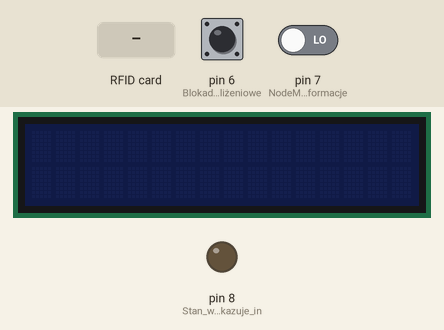
Bench run of a sketch on a simulated Arduino Uno, built with avr-gcc and run on an emulated ATmega328P. On the bench: 16×2 character LCD, output pins drawn as LEDs (lit = HIGH). The inputs (shaded band) are chosen by the test bench; at power-on: pin 7 (NodeMCU_wysyła_informacje) LOW, pin 6 (Blokada_karty_zbliżeniowe) LOW. Pins used as bus, display or sensor lines are not drawn.

Above: at 1.2 s.
1.3 s: RFID card 69 2A D6 73 held to the reader
At 2.1 s:
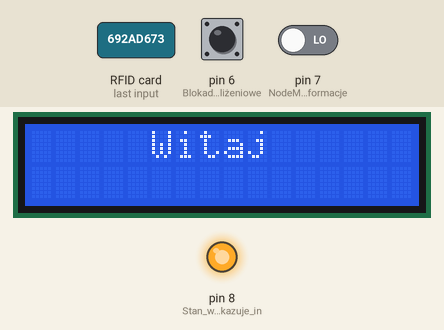
At 3.1 s:
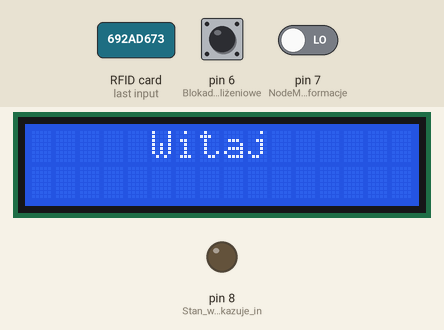
3.8 s: pin 7 (NodeMCU_wysyła_informacje) driven HIGH
8.9 s: pin 7 (NodeMCU_wysyła_informacje) driven HIGH
Timing chart, 0 to 11.9 s (numbered marks = the images above; inputs shaded):
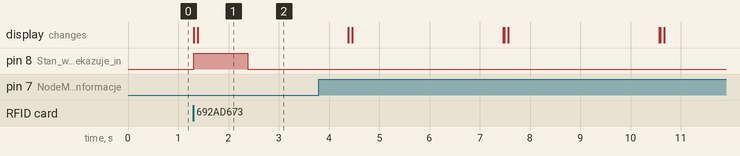

Measured:
- after the input at 1.3 s, pin 8 (Stan_wysoki_przekazuje_in): LOW → HIGH at once, → LOW 1.1 s later

The sketch:

ArduinoUno.ino
```cpp
#include <SoftwareSerial.h>
#include <MFRC522.h>
#include <Wire.h>
#include <SPI.h>
#include <LiquidCrystal_I2C.h>

const byte Karta[] = {0x69, 0x2A, 0xD6, 0x73}; // Kod karty używanej do otwierania zamka
LiquidCrystal_I2C lcd(0x27,2,1,0,4,5,6,7,3,POSITIVE);

MFRC522 rfid(10, 9);
MFRC522::MIFARE_Key key;
boolean zablokowanePrzezFirebase;

void setup() {

  pinMode(8,OUTPUT);    // Stan wysoki przekazuje informacje do NodeMCU, że użyta została karta zbliżeniowa
  pinMode(5,OUTPUT);	// Sterowanie przekaźnikiem
  pinMode(7,INPUT);		// NodeMCU wysyła informacje o otwarciu zamka przy użyciu aplikacji mobilnej/okienkowej(windows) ew. z poziomu konsoli Firebase
  pinMode(6,INPUT);		// Blokada karty zbliżeniowej
  lcd.noDisplay();
  lcd.noBacklight();
  SPI.begin();
  rfid.PCD_Init();
  digitalWrite(8,LOW);
}

void loop() {
  digitalWrite(5,LOW);
if(digitalRead(7) == HIGH){
  OtwarcieZamka();
}

if (rfid.PICC_IsNewCardPresent() && rfid.PICC_ReadCardSerial()){
if (SprawdzenieKarty()){
if(SprawdzenieBlokady()){
rfid.PICC_HaltA();
rfid.PCD_StopCrypto1();
digitalWrite(8,HIGH);
OtwarcieZamka();
}
else{
  lcd.clear();
  lcd.begin(16,2);
  lcd.backlight();
  lcd.setCursor(0,0);
  lcd.print("   Zablokowane");
  lcd.setCursor(0,1);
  lcd.print("-----------------");
  delay(2000);
  lcd.noDisplay();
  lcd.noBacklight();
}
}
}
}
void OtwarcieZamka(){
    lcd.clear();
    lcd.begin(16,2);
    lcd.backlight();
    lcd.setCursor(0,0);
    lcd.print("     Witaj");
	digitalWrite(5,HIGH);
	delay(1000);
	digitalWrite(8,LOW);
	delay(2000);
	digitalWrite(5,LOW);
  lcd.noDisplay();
  lcd.noBacklight();
}

boolean SprawdzenieBlokady(){
  if(digitalRead(6) == HIGH){
    return false;
  }else{
    return true;
  }
}
boolean SprawdzenieKarty(){
if(rfid.uid.uidByte[0] == Karta[0] &&
rfid.uid.uidByte[1] == Karta[1] &&
rfid.uid.uidByte[2] == Karta[2] &&
rfid.uid.uidByte[3] == Karta[3]){
  return true;
}
else{
  return false;
}
}
```
